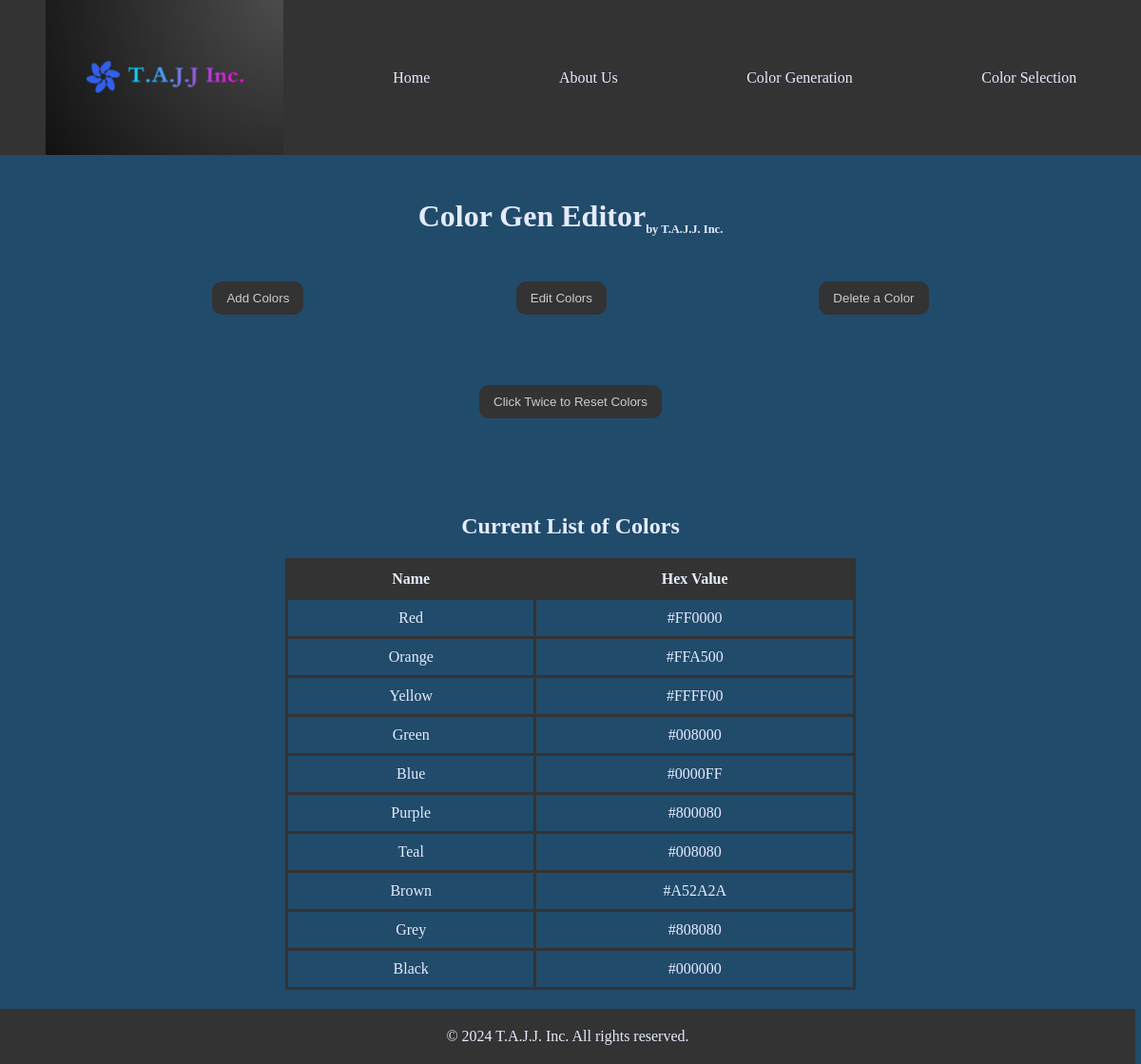
The app's page /color_selection.php, older data.
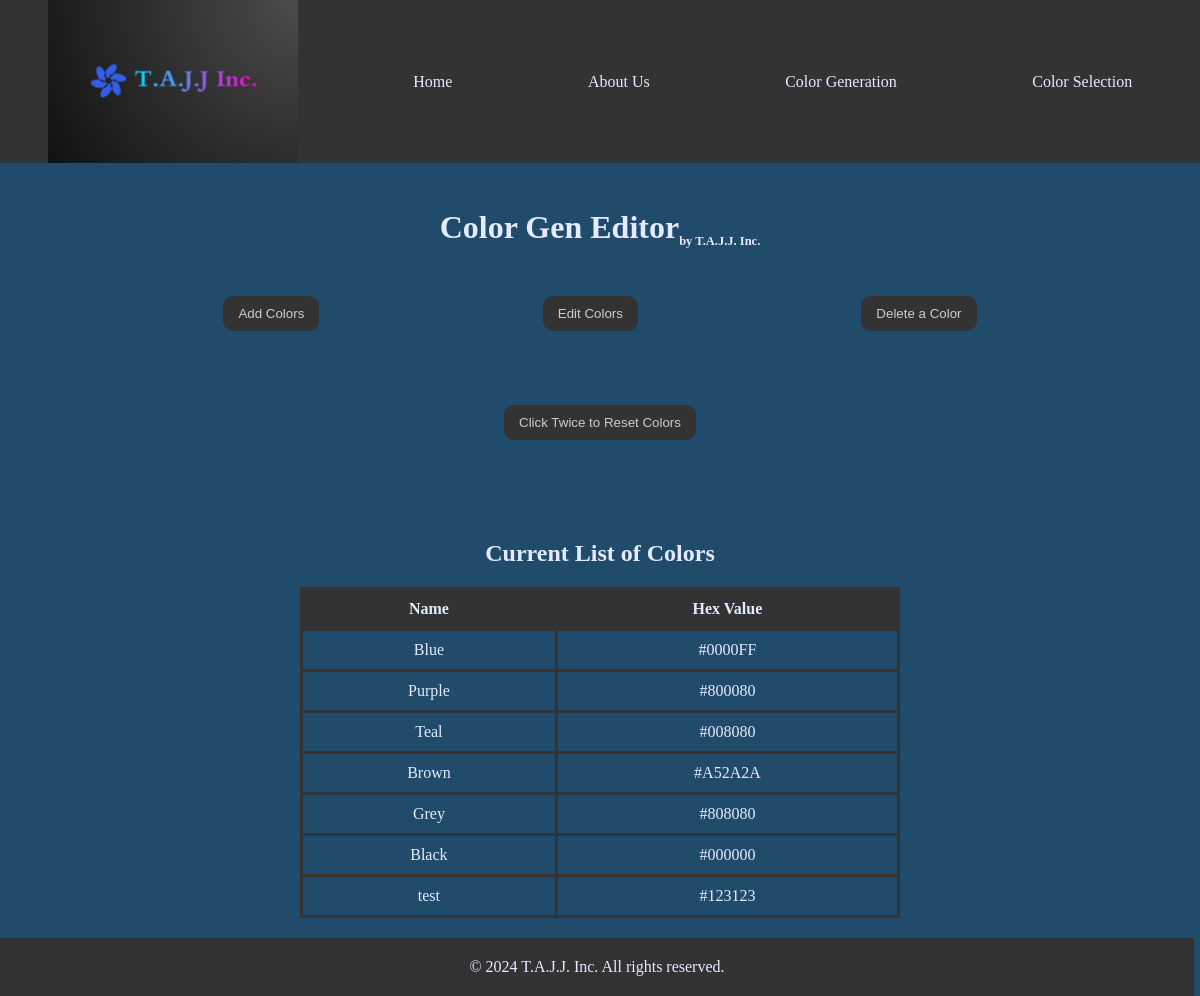
The same page, newer data.
### tables this page shows
CREATE TABLE colors (
                id INTEGER PRIMARY KEY,
                name TEXT UNIQUE NOT NULL,
                hex_value TEXT UNIQUE NOT NULL);

### color_selection.php (the view, shortened to what this page needs)
<?php
$pdo = new PDO('sqlite:colorDatabase.sqlite');
$pdo->exec("CREATE TABLE IF NOT EXISTS colors (
                id INTEGER PRIMARY KEY,
                name TEXT UNIQUE NOT NULL,
                hexValue TEXT UNIQUE NOT NULL)");
$stmt = $pdo->query('SELECT * FROM colors');
$colors = $stmt->fetchAll(PDO::FETCH_ASSOC);
?>
<!DOCTYPE html>
<html>
<head>
    <link rel="stylesheet" href="styles/color_generation.css">
</head>
<body>
<nav class="navigation">
    <img src="assets/TAJJLogo.jpg" alt="Photo of Placeholder Logo" >
    <a href="index.php">Home</a>
    <a href="about_us.html">About Us</a>
    <a href="color_generation.html">Color Generation</a>
    <a href="color_selection.php">Color Selection</a>
</nav>
    <h1>Color Gen Editor<sub style = "font-size: 12.5px">by T.A.J.J. Inc.</sub></h1>
<div class="buttons">
    <button id="addButton">Add Colors</button>
    <button id="editButton">Edit Colors</button>
    <button id="delButton">Delete a Color</button>
</div>
<br><br><br>
<div class="buttons">    <form method="post">
        <button id="resetButton" type="submit" name="reset_color">Click Twice to Reset Colors</button>
    </form> </div>
<div class="colorTable">
    <h2>Current List of Colors</h2>
    <table>
        <thead>
            <tr>
                <th>Name</th>
                <th>Hex Value</th>
            </tr>
        </thead>
        <tbody>
            <?php if (isset($colors)): ?>
                <?php foreach ($colors as $newColor): ?>
                    <tr>
                        <td><?= $newColor['name'] ?></td>
                        <td><?= $newColor['hex_value'] ?></td>
                    </tr>
                <?php endforeach; ?>
            <?php endif; ?>
        </tbody>
    </table>
</div>
</body>
<footer>&copy; 2024 T.A.J.J. Inc. All rights reserved.</footer>
</html>

### styles/color_generation.css (style rules this page uses)
html { background-color: #214B6A; }
body { color: #E5EBFF; padding: 0; margin: 0; }
img { max-width: 250px; max-height: 250px; min-width: 250px; max-width: 250px; }
nav { color: #E5EBFF; display: flex; align-items: center; justify-content: space-around; background-color: #333333; }
h1 { color: #E5EBFF; text-align: center; padding: 25px; }
nav a { color: #E5EBFF; text-decoration: none; padding: 16px 20px; }
footer { margin-top: 20px; padding: 20px; text-align: center; box-sizing: border-box; bottom: 0px; width: 99.5%; background-color: #333333; color:#E5EBFF; }
button { background-color: #333333; color: #CCCCCC; cursor: pointer; border: none; border-radius: 10px; padding: 10px 15px; }

### color_selection.php (style rules this page uses)
h2 { text-align: center; }
.buttons { display:flex; text-align: center; margin-top: 20px; justify-content: space-evenly; }
.buttons button { background-color: #333333; color: #CCCCCC; cursor: pointer; border: none; border-radius: 10px; padding: 10px 15px; }
.colorTable { margin-top: 100px; text-align: center; }
.colorTable table { border-collapse: collapse; margin: 0 auto; width: 50%; }
.colorTable th, .colorTable td { border: 3px solid; border-color: #333333; padding: 10px 15px; height: auto; }
.colorTable th { background-color: #333333; }
footer { background-color: #333333; color:#E5EBFF; }

Row changes from the older to the newer data that the page shows:
removed colors: name "Red", hex_value "#FF0000"
removed colors: name "Orange", hex_value "#FFA500"
removed colors: name "Yellow", hex_value "#FFFF00"
removed colors: name "Green", hex_value "#008000"
added colors: name "test", hex_value "#123123"
